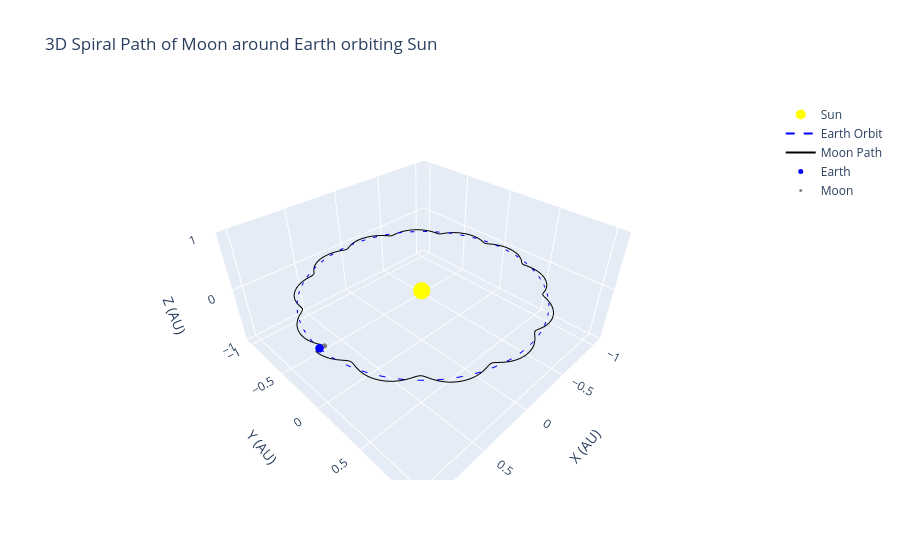

Notebook code for this chart:
### Code cell
# Initialize simulation
sim = rebound.Simulation()
sim.units = ('AU', 'yr', 'Msun')

# Add Sun, Earth, Moon
sim.add(m=1.0)                     # Sun
sim.add(m=3e-6, a=1.0, e=0.0167)   # Earth orbiting Sun
sim.add(m=3.7e-8, a=0.00257, e=0.0549, primary=sim.particles[1])  # Moon orbiting Earth

sim.move_to_com()

# Time steps
N_steps = 2000
times = np.linspace(0, 1, N_steps)

moon_x = []
moon_y = []
moon_z = []
earth_x = []
earth_y = []
earth_z = []

scale_factor = 15  # scale Moon orbit for visibility

for t in times:
    sim.integrate(t)
    earth = sim.particles[1]
    moon = sim.particles[2]
    
    # Earth position
    earth_x.append(earth.x)
    earth_y.append(earth.y)
    earth_z.append(earth.z)
    
    # Moon position (scaled relative to Earth)
    moon_x.append(earth.x + (moon.x - earth.x)*scale_factor)
    moon_y.append(earth.y + (moon.y - earth.y)*scale_factor)
    moon_z.append(earth.z + (moon.z - earth.z)*scale_factor)

# Create 3D figure
fig = go.Figure()

# Sun
fig.add_trace(go.Scatter3d(x=[0], y=[0], z=[0], mode='markers',
                           marker=dict(size=10, color='yellow'),
                           name='Sun'))

# Earth orbit
fig.add_trace(go.Scatter3d(x=earth_x, y=earth_y, z=earth_z,
                           mode='lines', line=dict(color='blue', dash='dash'),
                           name='Earth Orbit'))

# Moon spiral path
fig.add_trace(go.Scatter3d(x=moon_x, y=moon_y, z=moon_z,
                           mode='lines', line=dict(color='black', width=2),
                           name='Moon Path'))

# Earth final position
fig.add_trace(go.Scatter3d(x=[earth_x[-1]], y=[earth_y[-1]], z=[earth_z[-1]],
                           mode='markers', marker=dict(size=5, color='blue'),
                           name='Earth'))

# Moon final position
fig.add_trace(go.Scatter3d(x=[moon_x[-1]], y=[moon_y[-1]], z=[moon_z[-1]],
                           mode='markers', marker=dict(size=3, color='gray'),
                           name='Moon'))

# Layout
fig.update_layout(scene=dict(
                    xaxis_title='X (AU)',
                    yaxis_title='Y (AU)',
                    zaxis_title='Z (AU)',
                    aspectmode='data'),
                  title="3D Spiral Path of Moon around Earth orbiting Sun")

fig.show()

# Output is not visible in github webpage, refer to Folder/Output-Plotly

### Figure 1 — Plotly figure (JSON) as saved in the notebook; plotly's stock layout.template omitted (floating-point values rounded to 4 significant figures; data arrays with more than 128 entries replaced by an {"elided": "..."} marker saying what was removed)
{"data": [{"marker": {"color": "yellow", "size": 10}, "mode": "markers", "name": "Sun", "type": "scatter3d", "x": [0], "y": [0], "z": [0]}, {"line": {"color": "blue", "dash": "dash"}, "mode": "lines", "name": "Earth Orbit", "type": "scatter3d", "x": {"elided": "2000 float values"}, "y": {"elided": "2000 float values"}, "z": {"elided": "2000 int values"}}, {"line": {"color": "black", "width": 2}, "mode": "lines", "name": "Moon Path", "type": "scatter3d", "x": {"elided": "2000 float values"}, "y": {"elided": "2000 float values"}, "z": {"elided": "2000 int values"}}, {"marker": {"color": "blue", "size": 5}, "mode": "markers", "name": "Earth", "type": "scatter3d", "x": [0.9833], "y": [-0.009342], "z": [0]}, {"marker": {"color": "gray", "size": 3}, "mode": "markers", "name": "Moon", "type": "scatter3d", "x": [0.9446], "y": [-0.003618], "z": [0]}], "layout": {"scene": {"aspectmode": "data", "xaxis": {"title": {"text": "X (AU)"}}, "yaxis": {"title": {"text": "Y (AU)"}}, "zaxis": {"title": {"text": "Z (AU)"}}}, "title": {"text": "3D Spiral Path of Moon around Earth orbiting Sun"}}}
